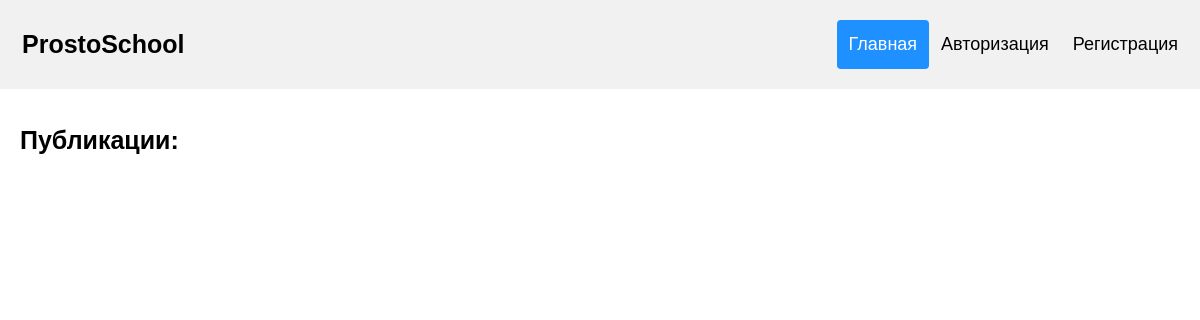
Page /home on the earlier database version.
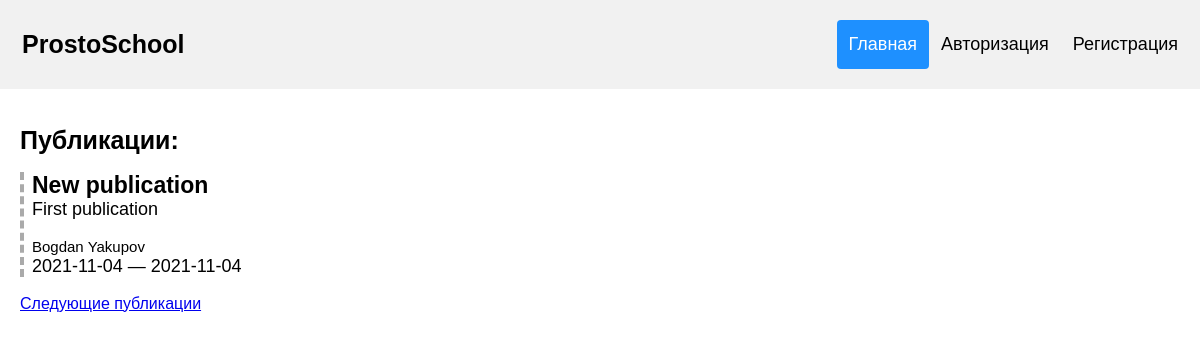
Same page on the later database version.
### application/user/models.py (models this page shows, shortened)
class Post(db.Model):
	id = db.Column(db.Integer, primary_key=True)
	author_id = db.Column(db.Integer, nullable=False)
	author_name = db.Column(db.String(20), nullable=False)
	author_surname = db.Column(db.String(20), nullable=False)
	private = db.Column(db.Boolean, nullable=False)
	title = db.Column(db.String(120), unique=True, nullable=False)
	topic = db.Column(db.String(30), nullable=False)
	body = db.Column(db.Text, nullable=False)
	publication_date = db.Column(db.Date, nullable=False)
	latest_editing_date = db.Column(db.Date, nullable=False)

### application/content/home.py (the view)
@home.route("/")
@home.route("/home")
@home.route("/home_<post_num_begin_>")
def home_page(post_num_begin_=0):
	return render_template("home.html", post_num_begin=int(post_num_begin_),
		post_num_end=min(int(post_num_begin_) + 1, buf := Post.query.filter_by(private=False).order_by(asc(Post.publication_date)).count()),
		post_num_all=buf,
		posts=Post.query.filter_by(private=False).order_by(asc(Post.publication_date)).all())

### application/templates/home.html (shortened to what this page needs)
<!DOCTYPE HTML>
<html lang="en">
<head>
	<link rel="stylesheet" type="text/css" href="{{url_for('static', filename='styles/main.css')}}">
</head>
<body>
	<div class="header">
		<a href="{{url_for('home.home_page')}}" class="logo">ProstoSchool</a>
		<div class="header-right">
			<a class="active" href="{{url_for('home.home_page')}}">Главная</a>
			{% if current_user.is_authenticated %}
				{% if 'write' in current_user.permissions.split('+') %}
					<a href="{{url_for('post.create_post_page')}}">Опубликовать</a>
				{% endif %}
				<a href="{{url_for('profile.profile_page')}}">Профиль</a>
				<a href="{{url_for('auth.logout_page')}}">Выйти</a>
			{% else %}
				<a href="{{url_for('auth.login_page')}}">Авторизация</a>
				<a href="{{url_for('auth.signup_page')}}">Регистрация</a>
			{% endif %}
		</div>
	</div>
	<div class="publications">
		<h1 class="title"> Публикации: </h1>
		{% for current_post in range(post_num_begin, post_num_end): %}
		<div class="post">
			{% set post = posts[current_post] %}
			<b class="name"> {{ post.title }} </b> <br>
			<b class="topic"> {{ post.topic }} </b> <br>
			<br>
			<b class="user"> {{ post.author_name }} {{ post.author_surname }} </b> <br>
			<b class="date"> {{ post.publication_date }} — {{ post.latest_editing_date }} </b>
			<br>
		</div>
		{% endfor %}
		{% if post_num_end != post_num_all %}
			<br>
			<a href="{{url_for('home.home_page', post_num_begin_=post_num_end)}}">Следующие публикации</a>
		{% endif %}
	</div>
</body>
</html>

### application/static/styles/main.css (style rules this page uses)
* { box-sizing: border-box; }
body { margin: 0; font-family: Arial, Helvetica, sans-serif; }
.header { overflow: hidden; background-color: #f1f1f1; padding: 20px 10px; }
.header a { float: left; color: black; text-align: center; padding: 12px; text-decoration: none; font-size: 18px; line-height: 25px; border-radius: 4px; }
.header a.logo { font-size: 25px; font-weight: bold; }
.header a.active { background-color: dodgerblue; color: white; }
.header-right { float: right; }
.publications { overflow: hidden; background-color: #ffffff; padding: 20px 20px; }
.publications h1.title { font-size: 25px; font-weight: bold; }
.publications .post { border-left: 4px dashed #aaaaaa; padding-left: 8px; }
.publications .post .name { color: black; font-size: 23px; font-weight: bold; }
.publications .post .user { font-size: 15px; font-weight: normal; }
.publications .post .topic { font-size: 18px; font-weight: normal; }
.publications .post .date { font-size: 18px; font-weight: normal; }

Differences in the rows shown:
added Post: title "New publication", topic "First publication", author_name "Bogdan", author_surname "Yakupov", publication_date "2021-11-04", latest_editing_date "2021-11-04"
Other differences:
text now shown: "Следующие публикации"
